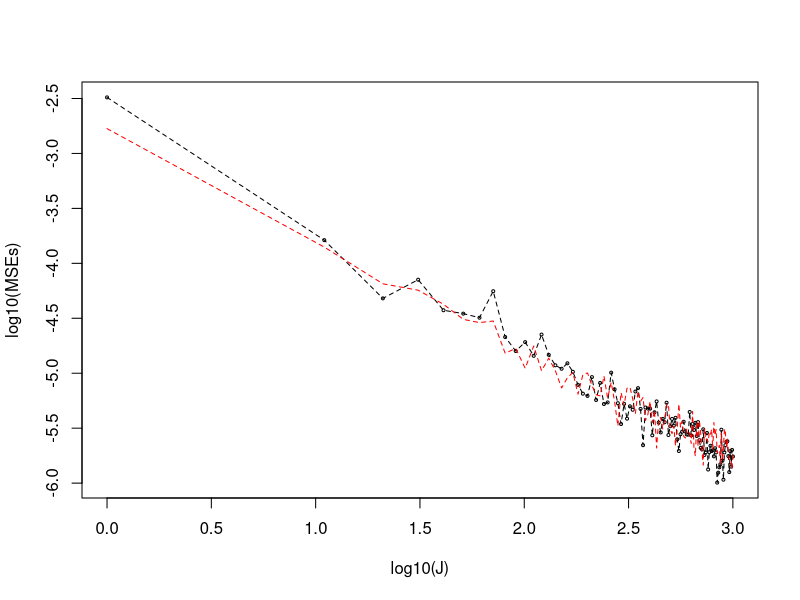

Write R code to recreate this figure.
#First use the exact solution for the problem and the MSE
times<-seq(0,15,by=0.01)
J<-seq(1,1001,by=10)
m_u<-(-1.25)*(1/times)*(exp(-0.9*times)-exp(-0.1*times))
UJHolder<-matrix(0,nrow=length(J),ncol=length(times))
MSE<-rep(0,30*length(J))
for (i in 1:length(J)){
  for (k in 1:30){
  lambda<-runif(J[i],0.1,0.9)
  exactSols<-matrix(0,nrow=J[i],ncol=length(times))
  UJ<-rep(0,length(times))
  for (j in 1:J[i]){
    exactSols[j,]<-exp(-lambda[j]*times)
    UJ<-UJ+(1/J[i])*exactSols[j,]
  }
  UJHolder[i,]<-UJ
  error<-(UJHolder[i,]-m_u)^2
  MSE[k+30*(i-1)]<-error[length(times)]
  }
}
MSEs<-rep(0,length(J))
start<-1
end<-30
for (i in 1:length(J)){
  MSEs[i]<-mean(MSE[start:end])
  start<-start+30
  end<-end+30
}
plot(log10(J),log10(MSEs),cex=0.4)
lines(log10(J),log10(MSEs),lty="dashed")

#Now use the implicit Euler method
implicit=function(N,lambda,u0){ #get implicit Euler approximation
  u<-rep(0,N+1)
  u[1]<-u0
  h<-15/N
  for (i in 1:N){
    u[i+1]<-u[i]/(1+h*lambda)
  }
  return(u)
}
MSE<-rep(0,30*length(J))
for (i in 1:length(J)){
  for (k in 1:30){
    N<-round(15*sqrt(J[i])) #should be order 1/J now (follows the true solution)
    time<-seq(0,15,length.out=N+1)
    UJHolder<-matrix(0,nrow=length(J),ncol=N+1)
    m_uDiscretise<-(-1.25)*(1/time)*(exp(-0.9*time)-exp(-0.1*time))
    lambda<-runif(J[i],0.1,0.9)
    exactSols<-matrix(0,nrow=J[i],ncol=N+1)
    UJ<-rep(0,N+1)
    for (j in 1:J[i]){
      exactSols[j,]<-implicit(N,lambda[j],1)
      UJ<-UJ+(1/J[i])*exactSols[j,]
    }
    UJHolder[i,]<-UJ
    error<-(UJHolder[i,]-m_uDiscretise)^2
    MSE[k+30*(i-1)]<-error[N+1]
  }
}
MSEs<-rep(0,length(J))
start<-1
end<-30
for (i in 1:length(J)){
  MSEs[i]<-mean(MSE[start:end])
  start<-start+30
  end<-end+30
}
lines(log10(J),log10(MSEs),lty="dashed",col="red")